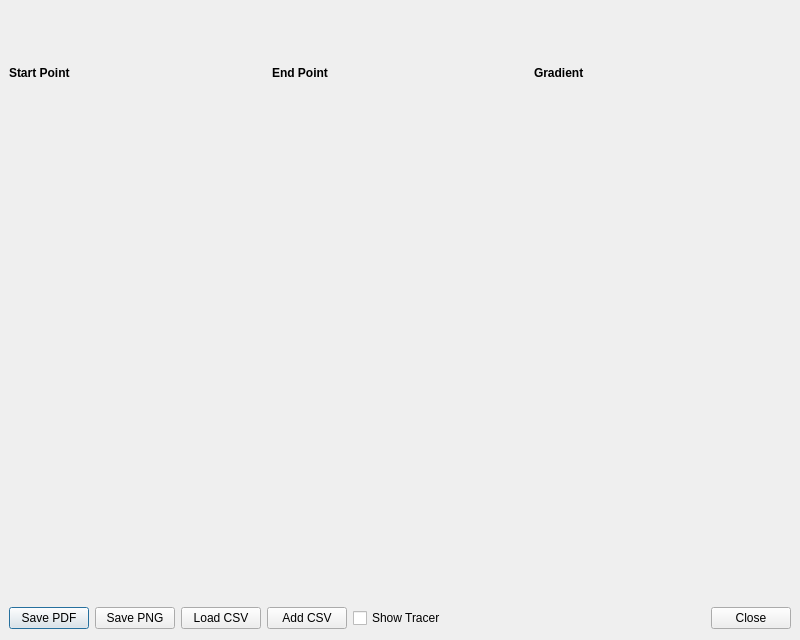
<?xml version="1.0" encoding="UTF-8"?>
<ui version="4.0">
 <class>PlotDialog</class>
 <widget class="QDialog" name="PlotDialog">
  <property name="geometry">
   <rect>
    <x>0</x>
    <y>0</y>
    <width>800</width>
    <height>640</height>
   </rect>
  </property>
  <property name="windowTitle">
   <string>Dialog</string>
  </property>
  <layout class="QVBoxLayout" name="verticalLayout_2">
   <property name="leftMargin">
    <number>0</number>
   </property>
   <property name="topMargin">
    <number>0</number>
   </property>
   <property name="rightMargin">
    <number>0</number>
   </property>
   <item>
    <layout class="QVBoxLayout" name="verticalLayout">
     <property name="sizeConstraint">
      <enum>QLayout::SetMaximumSize</enum>
     </property>
    </layout>
   </item>
   <item>
    <layout class="QGridLayout" name="gridLayout">
     <property name="leftMargin">
      <number>9</number>
     </property>
     <property name="topMargin">
      <number>0</number>
     </property>
     <property name="rightMargin">
      <number>9</number>
     </property>
     <item row="0" column="0">
      <widget class="QLabel" name="label_2">
       <property name="sizePolicy">
        <sizepolicy hsizetype="Preferred" vsizetype="Minimum">
         <horstretch>0</horstretch>
         <verstretch>0</verstretch>
        </sizepolicy>
       </property>
       <property name="font">
        <font>
         <weight>75</weight>
         <bold>true</bold>
        </font>
       </property>
       <property name="text">
        <string>Start Point</string>
       </property>
      </widget>
     </item>
     <item row="0" column="1">
      <widget class="QLabel" name="label">
       <property name="sizePolicy">
        <sizepolicy hsizetype="Preferred" vsizetype="Minimum">
         <horstretch>0</horstretch>
         <verstretch>0</verstretch>
        </sizepolicy>
       </property>
       <property name="font">
        <font>
         <weight>75</weight>
         <bold>true</bold>
        </font>
       </property>
       <property name="text">
        <string>End Point</string>
       </property>
      </widget>
     </item>
     <item row="0" column="2">
      <widget class="QLabel" name="label_7">
       <property name="sizePolicy">
        <sizepolicy hsizetype="Preferred" vsizetype="Minimum">
         <horstretch>0</horstretch>
         <verstretch>0</verstretch>
        </sizepolicy>
       </property>
       <property name="font">
        <font>
         <weight>75</weight>
         <bold>true</bold>
        </font>
       </property>
       <property name="text">
        <string>Gradient</string>
       </property>
      </widget>
     </item>
     <item row="1" column="0">
      <widget class="QLabel" name="lblStartTime">
       <property name="sizePolicy">
        <sizepolicy hsizetype="Preferred" vsizetype="Minimum">
         <horstretch>0</horstretch>
         <verstretch>0</verstretch>
        </sizepolicy>
       </property>
       <property name="text">
        <string/>
       </property>
      </widget>
     </item>
     <item row="1" column="1">
      <widget class="QLabel" name="lblEndTime">
       <property name="sizePolicy">
        <sizepolicy hsizetype="Preferred" vsizetype="Minimum">
         <horstretch>0</horstretch>
         <verstretch>0</verstretch>
        </sizepolicy>
       </property>
       <property name="text">
        <string/>
       </property>
      </widget>
     </item>
     <item row="1" column="2">
      <widget class="QLabel" name="lblTimeDifference">
       <property name="sizePolicy">
        <sizepolicy hsizetype="Preferred" vsizetype="Minimum">
         <horstretch>0</horstretch>
         <verstretch>0</verstretch>
        </sizepolicy>
       </property>
       <property name="text">
        <string/>
       </property>
      </widget>
     </item>
     <item row="2" column="0">
      <widget class="QLabel" name="lblStartValue">
       <property name="sizePolicy">
        <sizepolicy hsizetype="Preferred" vsizetype="Minimum">
         <horstretch>0</horstretch>
         <verstretch>0</verstretch>
        </sizepolicy>
       </property>
       <property name="text">
        <string/>
       </property>
      </widget>
     </item>
     <item row="2" column="1">
      <widget class="QLabel" name="lblEndValue">
       <property name="sizePolicy">
        <sizepolicy hsizetype="Preferred" vsizetype="Minimum">
         <horstretch>0</horstretch>
         <verstretch>0</verstretch>
        </sizepolicy>
       </property>
       <property name="text">
        <string/>
       </property>
      </widget>
     </item>
     <item row="2" column="2">
      <widget class="QLabel" name="lblValueDifference">
       <property name="sizePolicy">
        <sizepolicy hsizetype="Preferred" vsizetype="Minimum">
         <horstretch>0</horstretch>
         <verstretch>0</verstretch>
        </sizepolicy>
       </property>
       <property name="text">
        <string/>
       </property>
      </widget>
     </item>
     <item row="3" column="0">
      <widget class="QLabel" name="label_11">
       <property name="sizePolicy">
        <sizepolicy hsizetype="Preferred" vsizetype="Minimum">
         <horstretch>0</horstretch>
         <verstretch>0</verstretch>
        </sizepolicy>
       </property>
       <property name="text">
        <string/>
       </property>
      </widget>
     </item>
     <item row="3" column="1">
      <widget class="QLabel" name="label_12">
       <property name="sizePolicy">
        <sizepolicy hsizetype="Preferred" vsizetype="Minimum">
         <horstretch>0</horstretch>
         <verstretch>0</verstretch>
        </sizepolicy>
       </property>
       <property name="text">
        <string/>
       </property>
      </widget>
     </item>
     <item row="3" column="2">
      <widget class="QLabel" name="lblGradient">
       <property name="sizePolicy">
        <sizepolicy hsizetype="Preferred" vsizetype="Minimum">
         <horstretch>0</horstretch>
         <verstretch>0</verstretch>
        </sizepolicy>
       </property>
       <property name="font">
        <font>
         <weight>75</weight>
         <bold>true</bold>
        </font>
       </property>
       <property name="text">
        <string/>
       </property>
      </widget>
     </item>
    </layout>
   </item>
   <item>
    <layout class="QHBoxLayout" name="horizontalLayout">
     <property name="sizeConstraint">
      <enum>QLayout::SetMinimumSize</enum>
     </property>
     <property name="leftMargin">
      <number>9</number>
     </property>
     <property name="rightMargin">
      <number>9</number>
     </property>
     <item>
      <widget class="QPushButton" name="btnSavePDF">
       <property name="text">
        <string>Save PDF</string>
       </property>
      </widget>
     </item>
     <item>
      <widget class="QPushButton" name="btnSavePNG">
       <property name="text">
        <string>Save PNG</string>
       </property>
      </widget>
     </item>
     <item>
      <widget class="QPushButton" name="btnLoadFile">
       <property name="text">
        <string>Load CSV</string>
       </property>
      </widget>
     </item>
     <item>
      <widget class="QPushButton" name="btnAddFile">
       <property name="text">
        <string>Add CSV</string>
       </property>
      </widget>
     </item>
     <item>
      <widget class="QCheckBox" name="chkTracer">
       <property name="text">
        <string>Show Tracer</string>
       </property>
      </widget>
     </item>
     <item>
      <widget class="QDialogButtonBox" name="buttonBox">
       <property name="orientation">
        <enum>Qt::Horizontal</enum>
       </property>
       <property name="standardButtons">
        <set>QDialogButtonBox::Close</set>
       </property>
      </widget>
     </item>
    </layout>
   </item>
  </layout>
 </widget>
 <resources/>
 <connections>
  <connection>
   <sender>buttonBox</sender>
   <signal>accepted()</signal>
   <receiver>PlotDialog</receiver>
   <slot>accept()</slot>
   <hints>
    <hint type="sourcelabel">
     <x>248</x>
     <y>254</y>
    </hint>
    <hint type="destinationlabel">
     <x>157</x>
     <y>274</y>
    </hint>
   </hints>
  </connection>
  <connection>
   <sender>buttonBox</sender>
   <signal>rejected()</signal>
   <receiver>PlotDialog</receiver>
   <slot>reject()</slot>
   <hints>
    <hint type="sourcelabel">
     <x>316</x>
     <y>260</y>
    </hint>
    <hint type="destinationlabel">
     <x>286</x>
     <y>274</y>
    </hint>
   </hints>
  </connection>
 </connections>
</ui>
